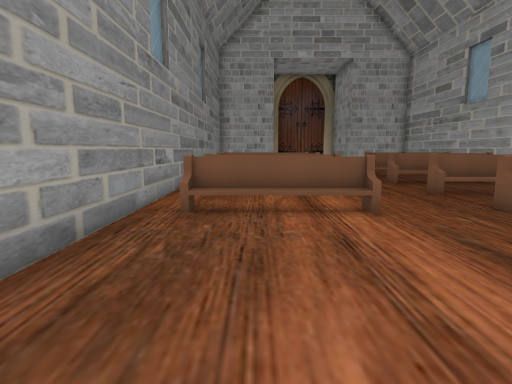
[1] (above)

16 first-person views from a walk through a Godot game level. The camera is 1.5 m above the floor, tilts 8° down and sees 80° across. The floor is counted in squares, 1.18 m on a side. Each view is taken from the middle of a square. On the plan, view 1 faces up. The plan holds only what a view shows up to about 14 squares ahead; the rest is blank. Characters and animated objects are not drawn. Some surface patterns are stand-ins.

[2]
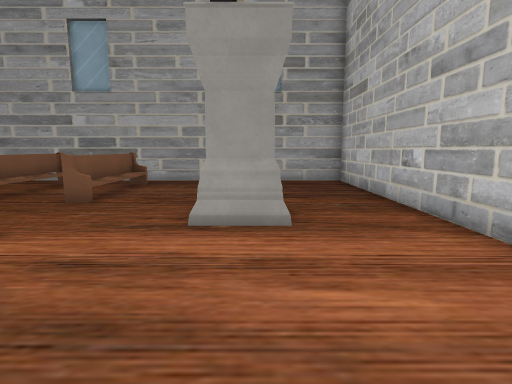

[3]
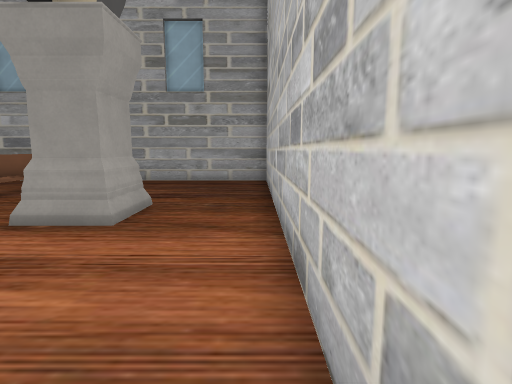

[4]
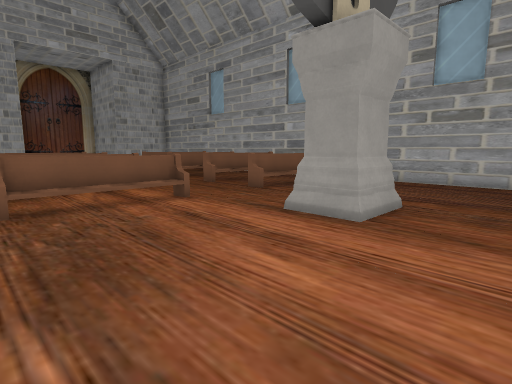

[5]
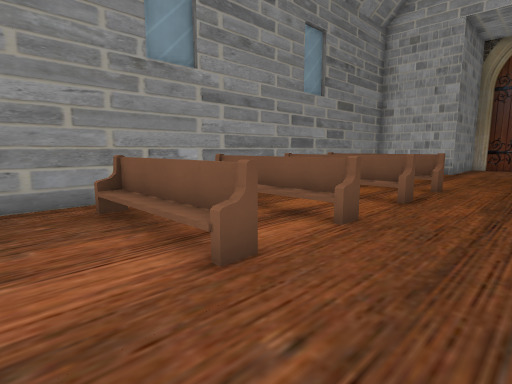

[6]
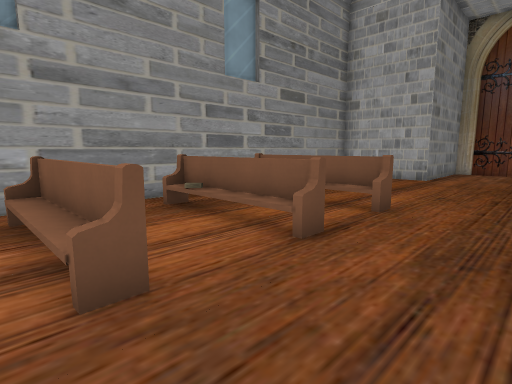

[7]
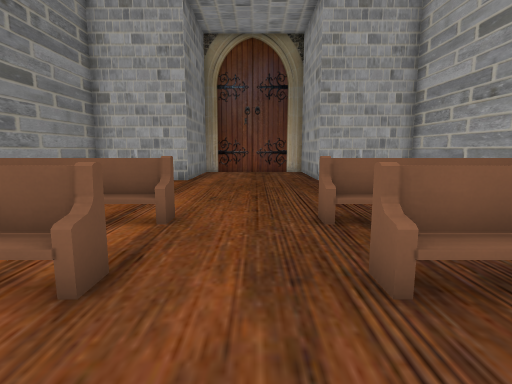

[8]
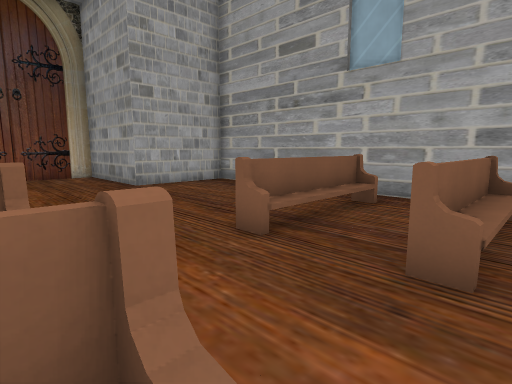

[9]
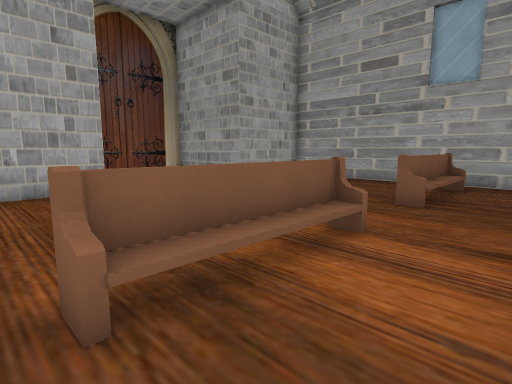

[10]
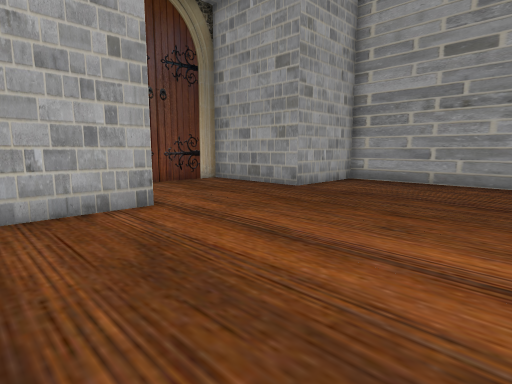

[11]
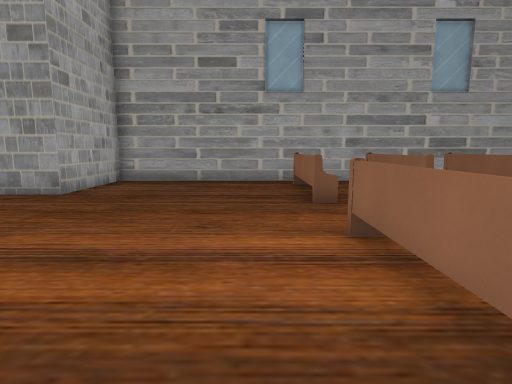

[12]
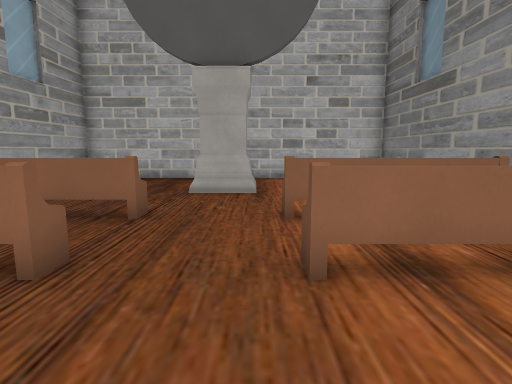

[13]
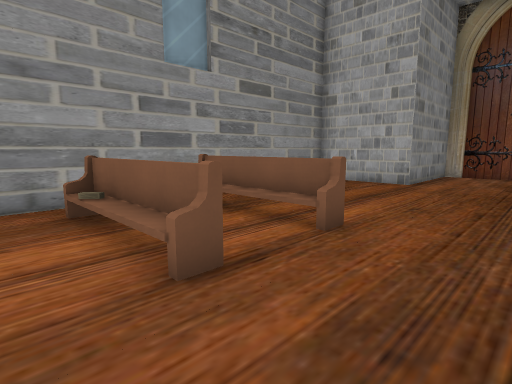

[14]
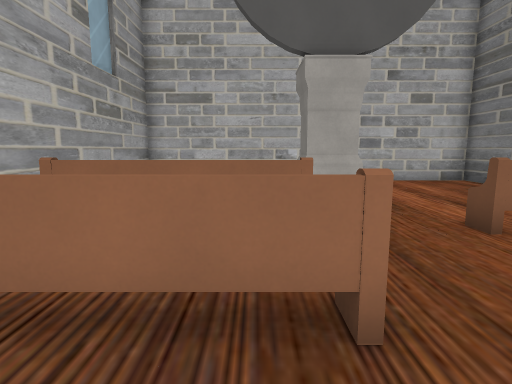

[15]
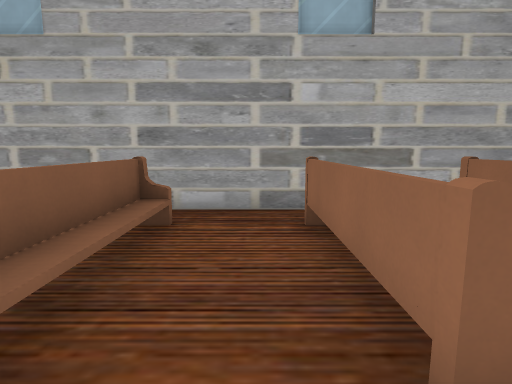

[16]
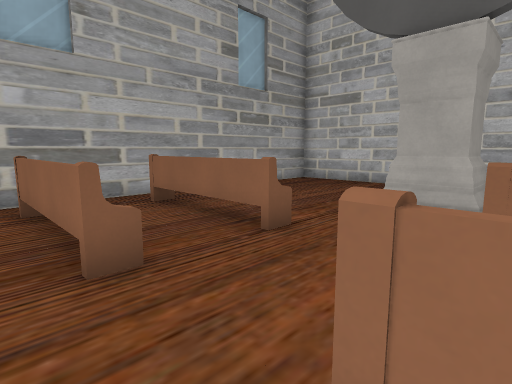

### Floor plan
Key: @ floor where view 1 was taken; # wall or solid block; . floor; / step, stairs or slope; = window, fence, low wall or low ledge; A altar.
Columns run from 3 left of view 1 to 11 right of it. Each row starts with its distance up from view 1.
 26     #######
 25     #.....#
 24     #.....#
 23     #.....#
 22 #####.....#####
 21 #.............#
 20 #.............#
 19 #.............#
 18 #.............#
 17 #.............#
 16 #.............#
 15 #.====..#===#.#
 14 #.......=.....#
 13 #.............#
 12 #.====...===#.#
 11 #.............#
 10 #.............#
  9 #.====...===#.#
  8 #.............#
  7 #.............#
  6 #.////..#///#.#
  5 #.............#
  4 #.............#
  3 #.....AAA.....#
  2 #.....AAA.....#
  1 #.............#
  0 #..@..........#
 -1 #.............#
 -2 ###############

Positions as (right, up) in squares from view 1, and headings:
1: (0, 0), facing up
2: (-2, 2), facing right
3: (-2, -1), facing right
4: (-2, -1), facing up-right
5: (5, 4), facing up-left
6: (5, 8), facing up-left
7: (4, 9), facing up
8: (2, 11), facing up-right
9: (-2, 12), facing up-right
10: (-2, 15), facing up-right
11: (-2, 16), facing right
12: (3, 12), facing down
13: (5, 10), facing up-left
14: (6, 11), facing down
15: (4, 10), facing right
16: (2, 10), facing down-right
